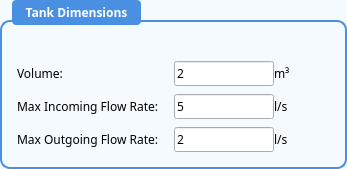
                      <widget class="QGroupBox" name="groupBox_tankDimensions">
                       <property name="font">
                        <font>
                         <family>Segoe UI,Arial,sans-serif</family>
                         <weight>62</weight>
                         <bold>true</bold>
                        </font>
                       </property>
                       <property name="styleSheet">
                        <string notr="true">QGroupBox {
  border: 1.5px solid #4a90e2;
  border-radius: 10px;
  margin-top: 20px;
  padding-top: 24px;
  background-color: #f5faff;
  font-weight: 500;
}

QGroupBox::title {
  subcontrol-origin: margin;
  subcontrol-position: top left;
  left: 12px;
  padding: 4px 12px;
  background-color: #4a90e2;
  color: #ffffff;
  border-radius: 4px;
  font-weight: 600;
  font-size 9pt;
}</string>
                       </property>
                       <property name="title">
                        <string>Tank Dimensions</string>
                       </property>
                       <layout class="QFormLayout" name="formLayout_tankDims">
                        <property name="horizontalSpacing">
                         <number>15</number>
                        </property>
                        <property name="verticalSpacing">
                         <number>8</number>
                        </property>
                        <property name="leftMargin">
                         <number>15</number>
                        </property>
                        <property name="topMargin">
                         <number>15</number>
                        </property>
                        <property name="rightMargin">
                         <number>15</number>
                        </property>
                        <property name="bottomMargin">
                         <number>15</number>
                        </property>
                        <item row="0" column="0">
                         <widget class="QLabel" name="label_17">
                          <property name="font">
                           <font>
                            <family>Segoe UI,Arial,sans-serif</family>
                           </font>
                          </property>
                          <property name="text">
                           <string>Volume:</string>
                          </property>
                         </widget>
                        </item>
                        <item row="0" column="1">
                         <layout class="QHBoxLayout" name="horizontalLayout_17">
                          <item>
                           <widget class="QLineEdit" name="volumeEntry">
                            <property name="maximumSize">
                             <size>
                              <width>100</width>
                              <height>16777215</height>
                             </size>
                            </property>
                            <property name="font">
                             <font>
                              <family>Segoe UI,Arial,sans-serif</family>
                             </font>
                            </property>
                            <property name="text">
                             <string>2</string>
                            </property>
                           </widget>
                          </item>
                          <item>
                           <widget class="QLabel" name="label_33">
                            <property name="font">
                             <font>
                              <family>Segoe UI,Arial,sans-serif</family>
                             </font>
                            </property>
                            <property name="text">
                             <string>m³</string>
                            </property>
                           </widget>
                          </item>
                          <item>
                           <spacer name="horizontalSpacer_11">
                            <property name="orientation">
                             <enum>Qt::Horizontal</enum>
                            </property>
                            <property name="sizeHint" stdset="0">
                             <size>
                              <width>40</width>
                              <height>20</height>
                             </size>
                            </property>
                           </spacer>
                          </item>
                         </layout>
                        </item>
                        <item row="1" column="0">
                         <widget class="QLabel" name="label_23">
                          <property name="font">
                           <font>
                            <family>Segoe UI,Arial,sans-serif</family>
                           </font>
                          </property>
                          <property name="text">
                           <string>Max Incoming Flow Rate:</string>
                          </property>
                         </widget>
                        </item>
                        <item row="1" column="1">
                         <layout class="QHBoxLayout" name="horizontalLayout_19">
                          <item>
                           <widget class="QLineEdit" name="maxFlowInEntry2">
                            <property name="maximumSize">
                             <size>
                              <width>100</width>
                              <height>16777215</height>
                             </size>
                            </property>
                            <property name="font">
                             <font>
                              <family>Segoe UI,Arial,sans-serif</family>
                             </font>
                            </property>
                            <property name="inputMask">
                             <string/>
                            </property>
                            <property name="text">
                             <string>5</string>
                            </property>
                           </widget>
                          </item>
                          <item>
                           <widget class="QLabel" name="label_35">
                            <property name="font">
                             <font>
                              <family>Segoe UI,Arial,sans-serif</family>
                             </font>
                            </property>
                            <property name="text">
                             <string>l/s</string>
                            </property>
                           </widget>
                          </item>
                          <item>
                           <spacer name="horizontalSpacer_10">
                            <property name="orientation">
                             <enum>Qt::Horizontal</enum>
                            </property>
                            <property name="sizeHint" stdset="0">
                             <size>
                              <width>40</width>
                              <height>20</height>
                             </size>
                            </property>
                           </spacer>
                          </item>
                         </layout>
                        </item>
                        <item row="2" column="0">
                         <widget class="QLabel" name="label_5">
                          <property name="font">
                           <font>
                            <family>Segoe UI,Arial,sans-serif</family>
                           </font>
                          </property>
                          <property name="text">
                           <string>Max Outgoing Flow Rate:</string>
                          </property>
                         </widget>
                        </item>
                        <item row="2" column="1">
                         <layout class="QHBoxLayout" name="horizontalLayout_30">
                          <item>
                           <widget class="QLineEdit" name="maxFlowOutEntry2">
                            <property name="maximumSize">
                             <size>
                              <width>100</width>
                              <height>16777215</height>
                             </size>
                            </property>
                            <property name="font">
                             <font>
                              <family>Segoe UI,Arial,sans-serif</family>
                             </font>
                            </property>
                            <property name="text">
                             <string>2</string>
                            </property>
                           </widget>
                          </item>
                          <item>
                           <widget class="QLabel" name="label_6">
                            <property name="font">
                             <font>
                              <family>Segoe UI,Arial,sans-serif</family>
                             </font>
                            </property>
                            <property name="text">
                             <string>l/s</string>
                            </property>
                           </widget>
                          </item>
                          <item>
                           <spacer name="horizontalSpacer_7">
                            <property name="orientation">
                             <enum>Qt::Horizontal</enum>
                            </property>
                            <property name="sizeHint" stdset="0">
                             <size>
                              <width>40</width>
                              <height>20</height>
                             </size>
                            </property>
                           </spacer>
                          </item>
                         </layout>
                        </item>
                       </layout>
                      </widget>
